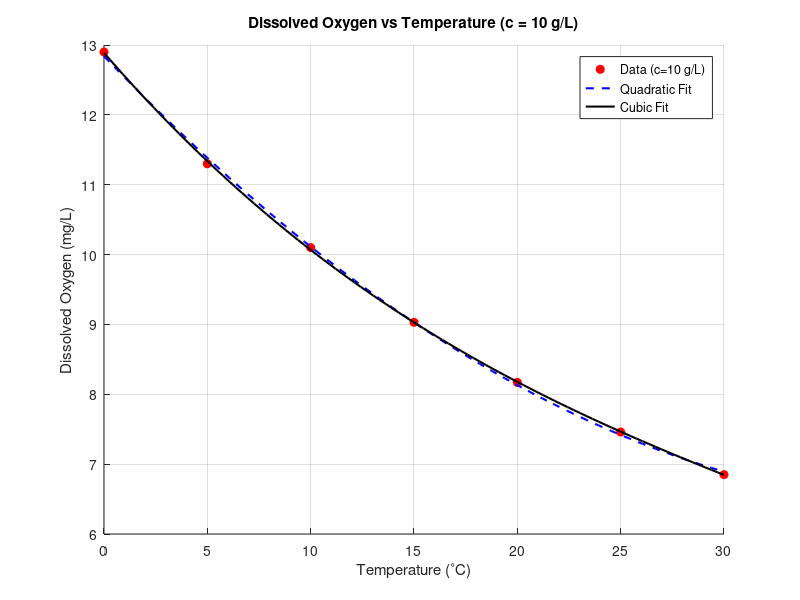

This figure's MATLAB source:


clear; clc; close all;


T = [0, 5, 10, 15, 20, 25, 30];


O2_data = [
    14.6, 12.9, 11.4;
    12.8, 11.3, 10.3;
    11.3, 10.1, 8.96;
    10.1, 9.03, 8.08;
    9.09, 8.17, 7.35;
    8.26, 7.46, 6.73;
    7.56, 6.85, 6.20
];

O2_c10 = O2_data(:, 2); % Column 2 is c = 10 g/L


p2 = polyfit(T, O2_c10, 2); 
val_quad = polyval(p2, 12);

% 2. Cubic Fit (Degree 3)
p3 = polyfit(T, O2_c10, 3);
val_cubic = polyval(p3, 12);

% 3. Output Results
fprintf('--- Part (a) Results (c = 10 g/L, T = 12 C) ---\n');
fprintf('Oxygen Conc. (Quadratic Fit): %.4f mg/L\n', val_quad);
fprintf('Oxygen Conc. (Cubic Fit):     %.4f mg/L\n', val_cubic);
fprintf('Difference:                   %.4f mg/L\n', abs(val_quad - val_cubic));
disp('Comment: The cubic polynomial offers a higher degree of freedom and may capture the curvature better, though both values are close.');

% 4. Plotting [cite: 15, 16, 17]
figure('Name', 'Dissolved Oxygen Interpolation');
hold on;
grid on;

% Plot discrete data points
plot(T, O2_c10, 'ro', 'MarkerFaceColor', 'r', 'DisplayName', 'Data (c=10 g/L)');

% Generate smooth curves for plotting
T_fine = linspace(min(T), max(T), 100);
plot(T_fine, polyval(p2, T_fine), 'b--', 'LineWidth', 1.5, 'DisplayName', 'Quadratic Fit');
plot(T_fine, polyval(p3, T_fine), 'k-', 'LineWidth', 1.5, 'DisplayName', 'Cubic Fit');

% Formatting
xlabel('Temperature (^{\circ}C)');
ylabel('Dissolved Oxygen (mg/L)');
title('Dissolved Oxygen vs Temperature (c = 10 g/L)');
legend('Location', 'best');

% Export figure
saveas(gcf, 'MM220A1.png');
disp('Figure saved as MM220A1.png');

% --- Part (b): Linear Interpolation for c=15, T=12 and T=23 ---

% Define the full grid for interpolation
C_vec = [0, 10, 20]; % Chloride concentrations
[C_grid, T_grid] = meshgrid(C_vec, T);

% Interpolate at specific points
% We use linear interpolation as requested [cite: 18]
val_b1 = interp2(C_grid, T_grid, O2_data, 15, 12, 'linear');
val_b2 = interp2(C_grid, T_grid, O2_data, 15, 23, 'linear');

fprintf('\n--- Part (b) Results (Linear Interpolation, c = 15 g/L) ---\n');
fprintf('Oxygen Conc. at T = 12 C: %.4f mg/L\n', val_b1);
fprintf('Oxygen Conc. at T = 23 C: %.4f mg/L\n', val_b2);
